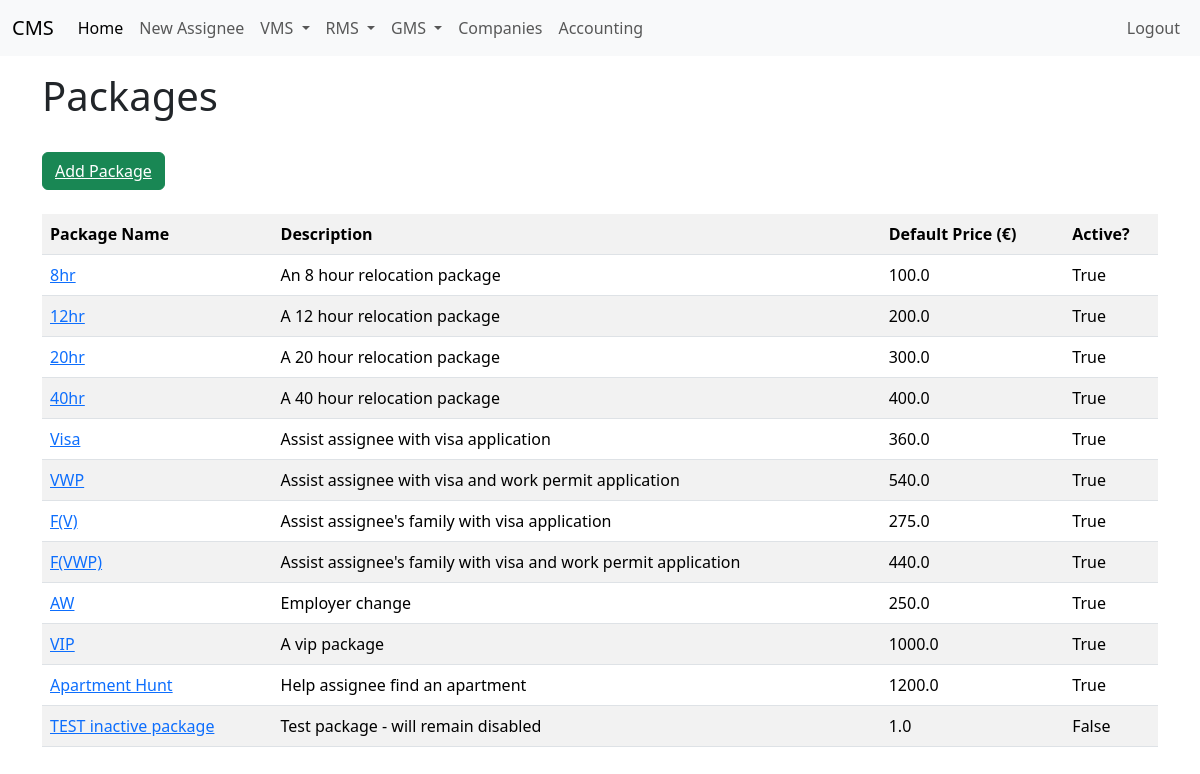
/packages (signed in), run on the app's committed database.
### app/models.py (models this page shows, shortened)
class Package(db.Model):
    id: so.Mapped[int] = so.mapped_column(primary_key=True)
    name: so.Mapped[str] = so.mapped_column(sa.String(100), index=True, unique=True)
    default_price: so.Mapped[float] = so.mapped_column(sa.Float, nullable=True)
    description: so.Mapped[Optional[str]] = so.mapped_column(sa.String(500))
    active: so.Mapped[bool] = so.mapped_column(sa.Boolean, nullable=True)
    company_packages: so.Mapped[List["CompanyPackage"]] = so.relationship(back_populates="package")
    assignees: so.Mapped[List["Assignee"]] = so.relationship(
        secondary="assignee_package",
        back_populates="packages"
    )

### app/routes.py (the view)
@app.route("/packages", methods=["GET"])
@login_required
def packages():
    packages = Package.query.all()
    return render_template("packages.html", title="Packages", packages=packages)

### app/models.py (called while the page is built)
@login.user_loader
def load_user(id):
    return db.session.get(User, int(id))

### app/templates/packages.html
{% extends "base.html" %}
{% block content %}
<h1>Packages</h1><br>
<button type="button" class="btn btn-success">
    <a href="{{url_for('add_package')}}", style="color: white;">Add Package</a>
</button><br><br>
<table class="table table-striped table-hover">
    <tr>
        <th>Package Name</th>
        <th>Description</th>
        <th>Default Price (€)</th>
        <th>Active?</th>
    </tr>
    {% for package in packages %}
        <tr>
            <td><a href="{{url_for('edit_package', package_id = package.id)}}">{{ package.name }}</a> </td>
            <td>{{ package.description }} </td>
            <td>{{ package.default_price }} </td>
            <td>{{ package.active }} </td>
        </tr>
    {% endfor %}
</table>
{% endblock %}

### data on the page
Package: name "8hr", description "An 8 hour relocation package", default_price "100.0", active "True"
Package: name "12hr", description "A 12 hour relocation package", default_price "200.0", active "True"
Package: name "20hr", description "A 20 hour relocation package", default_price "300.0", active "True"
Package: name "40hr", description "A 40 hour relocation package", default_price "400.0", active "True"
Package: name "Visa", description "Assist assignee with visa application", default_price "360.0", active "True"
Package: name "VWP", description "Assist assignee with visa and work permit application", default_price "540.0", active "True"
Package: name "F(V)", description "Assist assignee's family with visa application", default_price "275.0", active "True"
Package: name "F(VWP)", description "Assist assignee's family with visa and work permit application", default_price "440.0", active "True"
Package: name "AW", description "Employer change", default_price "250.0", active "True"
Package: name "VIP", description "A vip package", default_price "1000.0", active "True"
Package: name "Apartment Hunt", description "Help assignee find an apartment", default_price "1200.0", active "True"
Package: name "TEST inactive package", description "Test package - will remain disabled", default_price "1.0", active "False"
